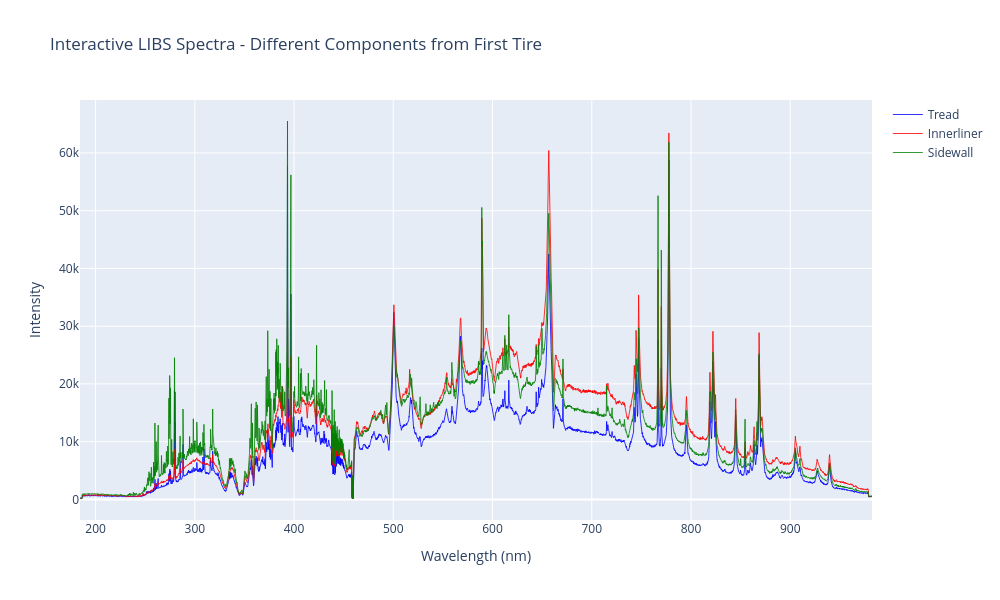

Source (notebook cell):
### Code cell
# Interactive Plotly visualization
print("🎯 Creating interactive Plotly visualization...")

fig = go.Figure()

# Add traces for different components from first tire
components = df['origin'].unique()[:3]  # Take first 3 components
colors = ['blue', 'red', 'green']

for i, component in enumerate(components):
    component_data = df[df['origin'] == component].iloc[0]
    intensity_values = [component_data[col] for col in wavelength_columns]
    
    fig.add_trace(go.Scatter(
        x=wavelength_values,
        y=intensity_values,
        mode='lines',
        name=f'{component.title()}',
        line=dict(width=1, color=colors[i]),
        opacity=0.8
    ))

fig.update_layout(
    title='Interactive LIBS Spectra - Different Components from First Tire',
    xaxis_title='Wavelength (nm)',
    yaxis_title='Intensity',
    width=1000,
    height=600,
    hovermode='x unified'
)

fig.show()

### Figure 1 — Plotly figure (JSON) as saved in the notebook; plotly's stock layout.template omitted (floating-point values rounded to 4 significant figures; data arrays with more than 128 entries replaced by an {"elided": "..."} marker saying what was removed)
{"data": [{"line": {"color": "blue", "width": 1}, "mode": "lines", "name": "Tread", "opacity": 0.8, "type": "scatter", "x": {"elided": "6699 float values"}, "y": {"elided": "6699 float values"}}, {"line": {"color": "red", "width": 1}, "mode": "lines", "name": "Innerliner", "opacity": 0.8, "type": "scatter", "x": {"elided": "6699 float values"}, "y": {"elided": "6699 float values"}}, {"line": {"color": "green", "width": 1}, "mode": "lines", "name": "Sidewall", "opacity": 0.8, "type": "scatter", "x": {"elided": "6699 float values"}, "y": {"elided": "6699 float values"}}], "layout": {"height": 600, "hovermode": "x unified", "title": {"text": "Interactive LIBS Spectra - Different Components from First Tire"}, "width": 1000, "xaxis": {"title": {"text": "Wavelength (nm)"}}, "yaxis": {"title": {"text": "Intensity"}}}}
